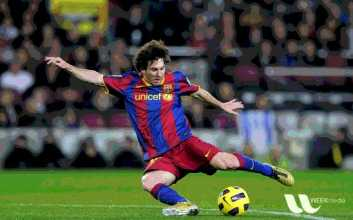
#> input picture cap01_GuiFeatures/messi5.jpg, 353 x 220 px
$ python lesson_01.py
#> lines starting #> are read from the running program, lines starting #| are printed output that depends on the picture
# -*- coding: utf-8 -*-
"""
Created on Tue Jul 23 10:08:20 2019
@author: zhangtong
learning OpenCV
lesson 01
Getting Started with Images
加载图片，显示并保存
学习三个函数
cv2.imread()
cv2.imshow()
cv2.imwrite()
"""
"""
读取图片
cv2.IMREAD_COLOR 加载彩色图像，任何图像的透明效果都将被忽略，默认选项
cv2.IMREAD_GRAYSCALE 灰度处理模式
cv2.IMREAD_UNCHANGED 包括阿尔法通道的图像加载
这三种参数可以以此被1, 0 或者 -1替换

※即使路径是错误的，opencv不会抛出异常而是打印一条错误记录而已，这里需要特别注意
"""

#读取图片
import numpy as np
import cv2

# Load an color image in grayscale
img = cv2.imread('messi5.jpg',0)
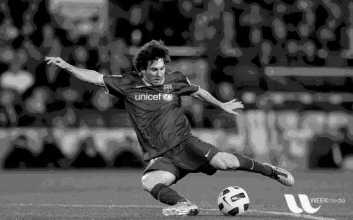
#> img: shape (220, 353); min 0, max 255, mean 77

"""
#显示图片
使用cv2.imshow()显示一张图片，窗口会自动适应图片尺寸
第一个参数是窗体的名称，第二参数是我们的图像，可以生成许多窗体，但是名称必须唯一

cv2.waitKey() 键盘映射函数，它的参数是以毫秒为单位的时间，
这个函数将等待设置的毫秒时间在按下任意键后，如果0秒过去，那么他将无限期的等待键盘按键事件

cv2.destroyAllWindows()简易的摧毁我们创建的所有窗口，
如果我们只想摧毁指定的某个窗口，可以使用
cv2.destroyWindow() ，在括号内传递窗口名称作为参数即可
"""
cv2.imshow('image',img)
cv2.waitKey(0)
cv2.destroyAllWindows()

"""
 cv2.namedWindow() 指定窗口大小
"""
cv2.namedWindow('image', cv2.WINDOW_NORMAL)
cv2.imshow('image',img)
cv2.waitKey(0)
cv2.destroyAllWindows()

"""
cv2.imwrite('messigray.png',img)
写出函数
"""
cv2.imwrite('messigray.png',img)

"""
加总在一起
读取图片，显示图片，按esc直接跳出，啥也不做，按s
"""
import numpy as np
import cv2

img = cv2.imread('messi5.jpg',0)
cv2.imshow('image',img)
k = cv2.waitKey(0)
#> (key Esc is pressed here)
if k == 27:         # wait for ESC key to exit
    cv2.destroyAllWindows()
elif k == ord('s'): # wait for 's' key to save and exit
    cv2.imwrite('messigray.png',img)
    cv2.destroyAllWindows()

$ run again, with cap01_GuiFeatures/glass.jpg copied over cap01_GuiFeatures/messi5.jpg
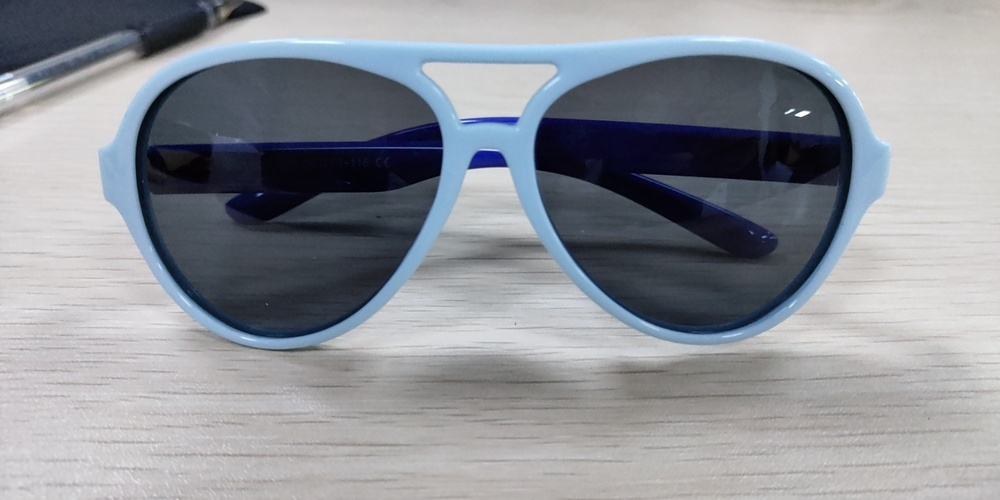
#> input picture cap01_GuiFeatures/glass.jpg, 1000 x 500 px, shrunk from 1920 x 960 before the run
#> `img = cv2.imread('messi5.jpg',0)`:
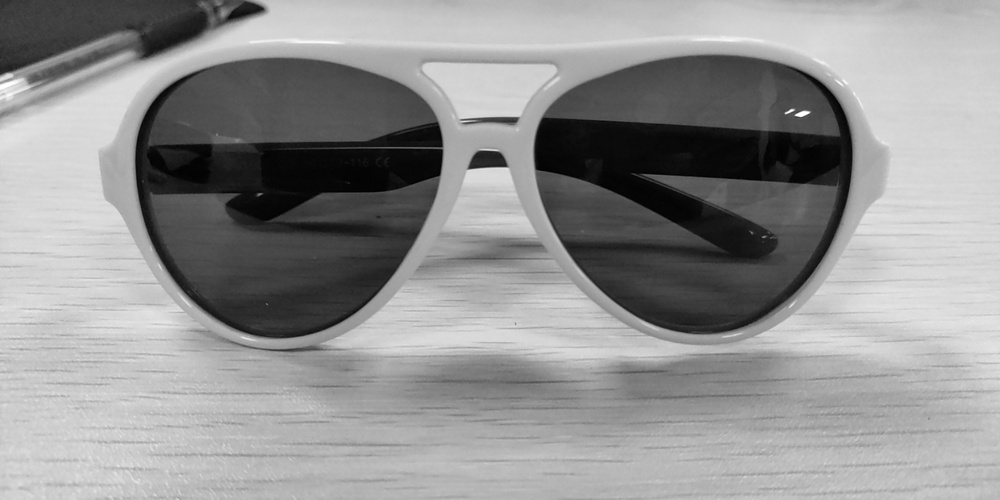
#> img: shape (500, 1000); min 0, max 255, mean 146.3

$ run again, with cap01_GuiFeatures/red_car.jpg copied over cap01_GuiFeatures/messi5.jpg
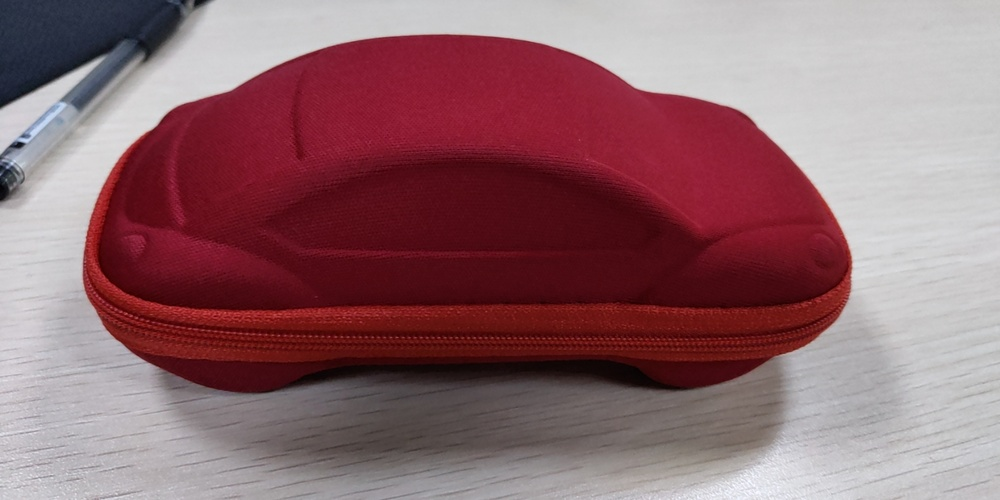
#> input picture cap01_GuiFeatures/red_car.jpg, 1000 x 500 px, shrunk from 1920 x 960 before the run
#> `img = cv2.imread('messi5.jpg',0)`:
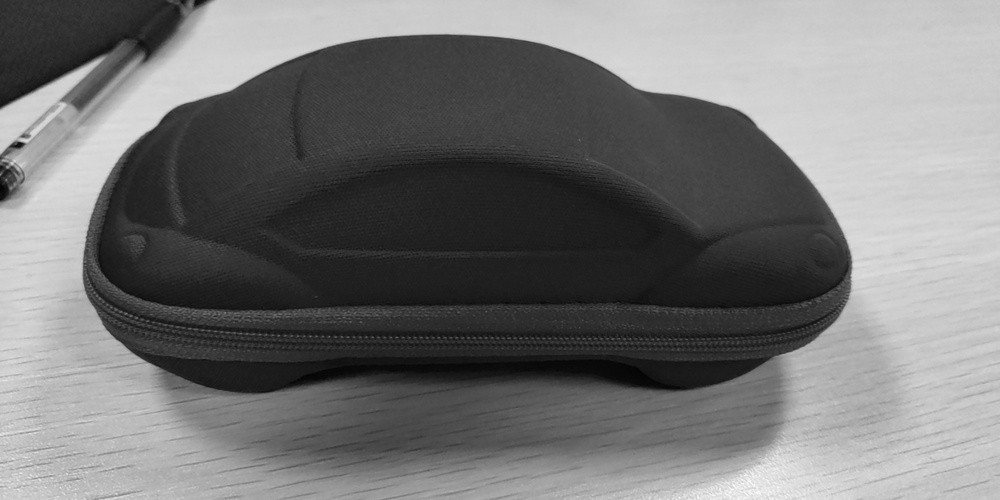
#> img: shape (500, 1000); min 2, max 253, mean 116.9
